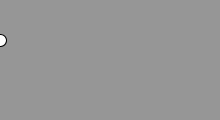
Frame 1 (no input)
Frame 60 (the mouse pressed at the canvas centre just before this capture): identical to frame 1, image omitted
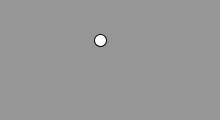
Frame 120 (the mouse held since frame 60 and released just before this capture)

The Processing sketch that drew these frames (run headless with seeded random() and noise(); from frame 60 on, the mouse is pressed at the canvas centre):

// Processing sketch: processing_142036
// ── processing_142036.pde

//EASING
/*Reas & Fry. Getting Started with Processing ex.5.8
 Sometimes you want the values to follow the mouse loosely—to lag behind
 to create a more fluid motion. This technique is called easing. 
 With easing, there are two values: the current value  and the value to move toward. 
 At each step in the program, the current value moves a little closer to the target value.
 
 The Value of the x variable is always getting closer to targetX. The speed at
 which it catches up with targetX is set with the easing variable, a number between
 0 and 1. A small value for easing causes more of a delay than a larger  value. 
 With an easing value of 1, there is no delay.
 
 Change easing variable for 0.01, 0.02, 0.03 and 0.04  for a slow to a faster.
 */

float x;
float easing = 0.04;
float diameter = 12;

void setup() {
  size(220, 120);
  smooth();
}
void draw() {
  background(150);
  float targetX = mouseX;

  // Easing happens here : x += 
  x += (targetX - x) * easing;
  /*  The difference between the target and current value is calculated, then
   multiplied by the easing variable and added to x to bring it closer to the target. */

  ellipse(x, 40, 12, 12);
  println(targetX + " : " + x);
}
